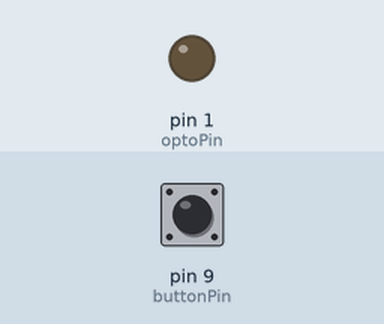
Recording of a sketch running on a simulated Arduino Uno, built with avr-gcc and run on an emulated ATmega328P. On the bench: output pins drawn as LEDs (lit = HIGH). The inputs (shaded band) are chosen by the test bench; at power-on: pin 9 (buttonPin) LOW.

Above: at 1.2 s.
1.3 s: pin 9 (buttonPin) pulled HIGH for 0.15 s
At 1.45 s:
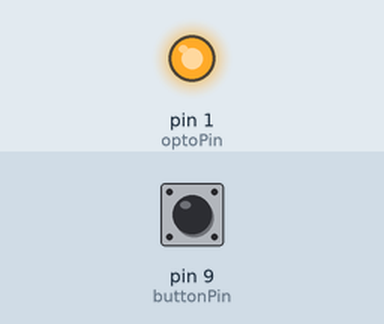
Timing chart, 0 to 4.3 s (numbered marks = the images above; inputs shaded):
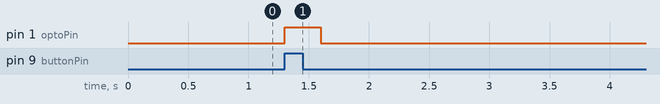

The sketch:

firmware.ino
```cpp
/*
==================================================================
V1.0 By Zac Ianculovici
23 Nov 2026

This firmware is a very simple example with the onboard BOOT button,
to test the functionality of the board with the garage door.
It will be updated to a full wireless version when I get the time to
code a complete, secure version via BLE.
=====================================================================
*/

const int optoPin = 1;
const int buttonPin = 9;

bool buttonState = 1;
bool oldButtonState = 1;

void setup() {
    pinMode(optoPin, OUTPUT);
    pinMode(buttonPin, INPUT);
}

void loop() {
    buttonState = digitalRead(buttonPin);
    if (buttonState && !oldButtonState) {
        digitalWrite(optoPin, HIGH);
        delay(300);
        digitalWrite(optoPin, LOW);
    }
    oldButtonState = buttonState;
}
```

Measured:
- after the input at 1.3 s, pin 1 (optoPin): LOW → HIGH at once, → LOW 0.30 s later
